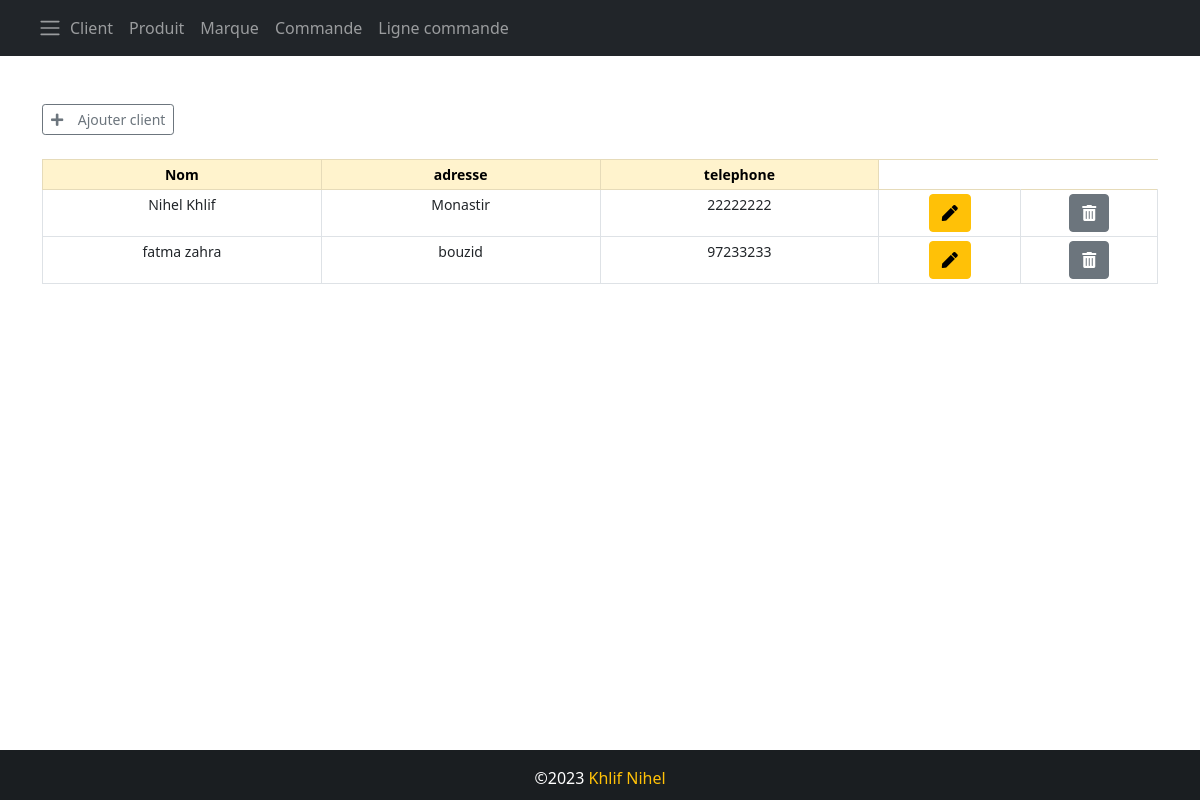
The page / on the database its author committed.
### App/models.py (models this page shows, shortened)
class Client(models.Model):
    id=models.IntegerField(primary_key=True)
    nom=models.CharField(max_length=50,null=True,blank=True)
    adresse=models.CharField(max_length=50,null=True,blank=True)
    telephone=models.CharField(max_length=50,null=True,blank=True)

### App/views.py (the view)
# urls.py: path('',views.home,name='home'),
def home(request):
    context={
        'clients' : Client.objects.all()
    }
    return render(request, 'home.html',context)

### App/templates/home.html
{% extends 'base.html' %}
{% block navbar-content %}
<div class="container-fluid">
  <span class="navbar-toggler-icon"></span>
<div class="collapse navbar-collapse" id="navbarSupportedContent">
  <ul class="navbar-nav me-auto mb-2 mb-lg-0">
    <li class="nav-item">
      <a class="nav-link "  href="{% url 'home'%}">Client</a>
    </li>
    <li class="nav-item">
      <a class="nav-link" href="{% url 'home_produit'%}">Produit</a>
    </li>
    <li class="nav-item">
      <a class="nav-link "  href="{% url 'home_marque'%}">Marque</a>
    </li>
    <li class="nav-item">
      <a class="nav-link" href="{% url 'home_commande'%}">Commande</a>
    </li>
    <li class="nav-item">
      <a class="nav-link" href="{% url 'home_ligneCommande'%}">Ligne commande</a>
    </li>
  </ul>
</div>
</div>
{% endblock navbar-content %}
{% block content %}
<div class="container">
    <br><br>
    <a href="{% url 'add_client'%}" class="btn btn-outline-secondary btn-sm"> <i class="fas fa-plus"></i> &nbsp;&nbsp; Ajouter client</a>
    <table class="table table-bordered table-sm mt-4" style="text-align: center; font-size: 14px;">
        <thead class="table-warning">
            <tr>
                <th style="width:25%;">Nom</th>
                <th style="width:25%;">adresse</th>
                <th style="width:25%;">telephone</th>
            </tr>
        </thead>
        {% for client in clients %}
        <tr>
            <td>{{client.nom}}</td>
            <td>{{client.adresse}}</td>
            <td>{{client.telephone}}</td>
            <td>
                <a href="/client/{{ client.id }}" class="btn btn-warning" title="Editer client">
                    <i class="fas fa-pen"></i>
                </a>
            </td>
            <td>
                <a href="/delete_client/{{ client.id }}" class="btn btn-secondary" title="supprimer client">
                    <i class="fas fa-trash-alt"></i>
                </a>
            </td>
        </tr>
        {% endfor %}
    </table>
</div>
 {% endblock content %}

### App/static/css/style.css (style rules this page uses)
html, body { height: 100%; margin: 0; max-width: 100%; overflow: hidden; }

### rows shown on the page
Client: nom "Nihel Khlif", adresse "Monastir", telephone "22222222"
Client: nom "fatma zahra", adresse "bouzid", telephone "97233233"
